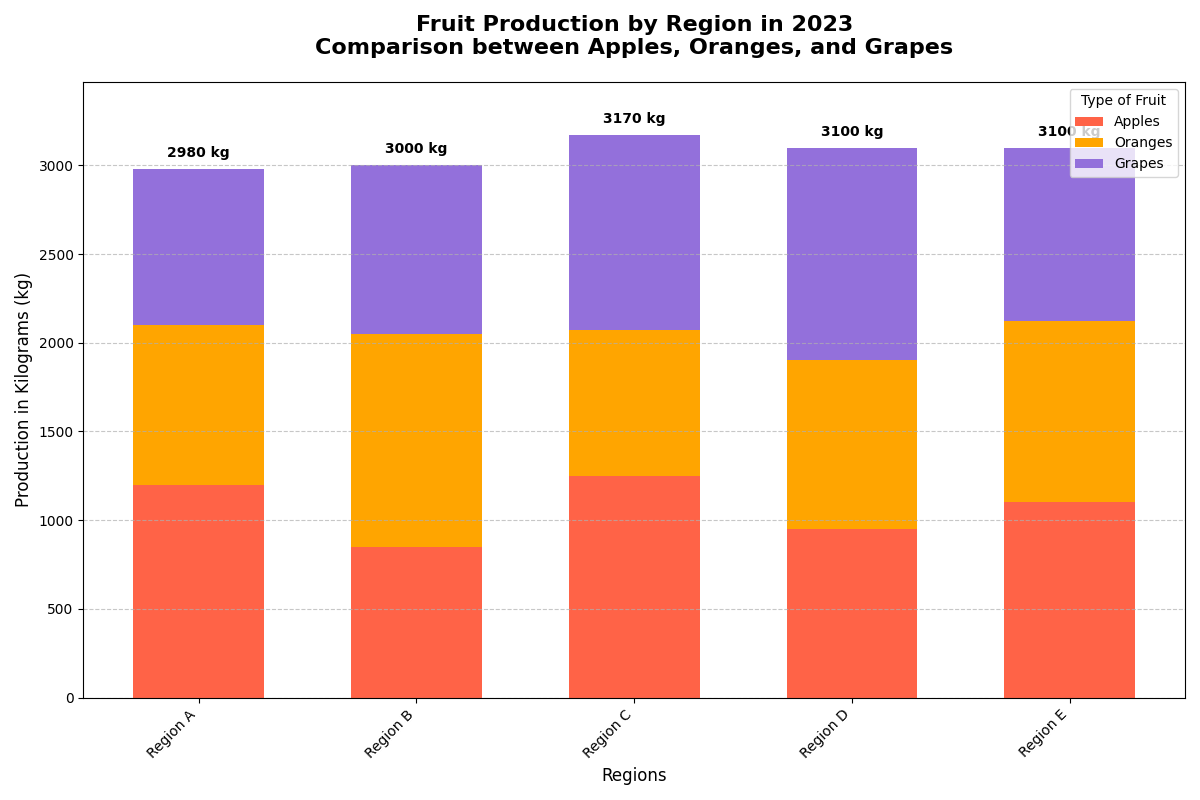

This figure's Python source:
import matplotlib.pyplot as plt
import numpy as np

# Define the backstory:
# This chart displays the productivity of different types of fruits grown in various regions over the year.
# The comparison is between the production quantities in kilograms for Apples, Oranges, and Grapes.

# Define regions and production quantities in kilograms for the year 2023.
regions = ['Region A', 'Region B', 'Region C', 'Region D', 'Region E']
apples = [1200, 850, 1250, 950, 1100]
oranges = [900, 1200, 820, 950, 1020]
grapes = [880, 950, 1100, 1200, 980]

# Calculate total production for each region
total_production = np.array(apples) + np.array(oranges) + np.array(grapes)

# Create the bar chart
fig, ax = plt.subplots(figsize=(12, 8))

# Set the width of the bars
bar_width = 0.6

# Plot bars
ax.bar(regions, apples, label='Apples', color='#FF6347', width=bar_width)
ax.bar(regions, oranges, bottom=apples, label='Oranges', color='#FFA500', width=bar_width)
ax.bar(regions, grapes, bottom=np.array(apples) + np.array(oranges), label='Grapes', color='#9370DB', width=bar_width)

# Titles and labels
ax.set_title("Fruit Production by Region in 2023\nComparison between Apples, Oranges, and Grapes", fontsize=16, fontweight='bold', pad=20)
ax.set_xlabel("Regions", fontsize=12)
ax.set_ylabel("Production in Kilograms (kg)", fontsize=12)
ax.set_ylim(0, max(total_production) + 300)  # Adding some padding above the top bar

# Create a legend
ax.legend(title="Type of Fruit", loc='upper right')

# Add grid lines for better readability
ax.grid(axis='y', linestyle='--', alpha=0.7)

# Annotate text on top of the bars
for idx, (region, total) in enumerate(zip(regions, total_production)):
    ax.text(idx, total + 50, f"{total} kg", ha='center', va='bottom', fontsize=10, fontweight='bold')

# Rotate the region names to avoid overlap
plt.xticks(rotation=45, ha='right')

# Automatically adjust layout to prevent overlap
plt.tight_layout()

# Show the plot
plt.show()
